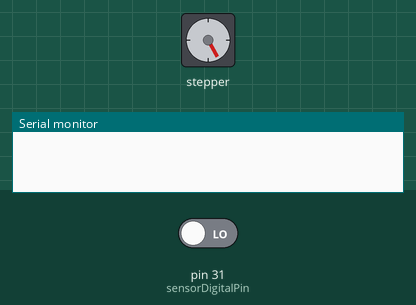
Simulated run of this sketch. Board: Arduino Mega 2560, built with avr-gcc and run on an emulated ATmega2560. On the bench: stepper motor, the last lines printed to the serial monitor. Wiring (inferred from the names in the program): stepper motor driver (200 steps per turn assumed): step pin 9; direction pin 10; enable pin 8. The inputs (shaded band) are chosen by the test bench; at power-on: pin 31 (sensorDigitalPin) LOW.

Above: at 1.2 s.
1.3 s: pin 31 (sensorDigitalPin) driven HIGH
At 2.9 s:
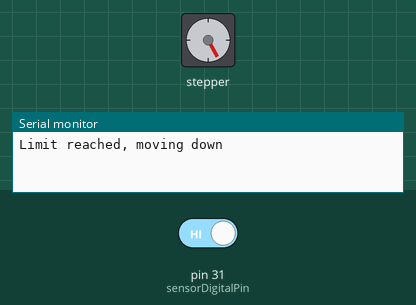
At 18.4 s:
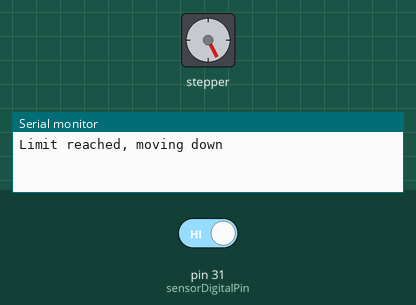
Timing chart, 0 to 65.8 s (numbered marks = the images above; inputs shaded):
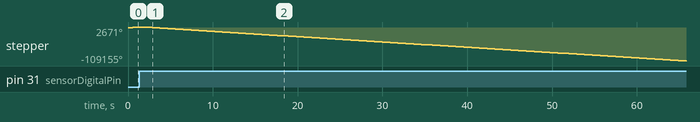

The sketch:

motorbeveglse_medsensor.ino
```cpp
const int dirPin = 10;          // Direction pin for the stepper motor
const int stepPin = 9;          // Step pin for the stepper motor
const int enPin = 8;            // Enable pin for the stepper motor
const int sensorDigitalPin = 31; // Digital pin for the sensor

void setup() {
    pinMode(stepPin, OUTPUT);
    pinMode(dirPin, OUTPUT);
    pinMode(enPin, OUTPUT);
    pinMode(sensorDigitalPin, INPUT);
    digitalWrite(enPin, LOW); // Enable the motor
    Serial.begin(9600);
}

void loop() {
    int sensorValue = digitalRead(sensorDigitalPin); // Read the sensor value
    digitalWrite(dirPin, HIGH); // Set direction to HIGH
    while (digitalRead(sensorDigitalPin) == LOW) { // While sensor is not triggered
        digitalWrite(stepPin, HIGH); // Step the motor
        delayMicroseconds(500);
        digitalWrite(stepPin, LOW);
        delayMicroseconds(500);
    }

    // If the sensor is triggered, stop the motor and prepare to move it down
    if (sensorValue == HIGH) {
        Serial.println("Limit reached, moving down");
        moveMotor(false, 16000); // Reverse direction and move down
    } else {
        moveMotor(true, 200); // Keep moving up
    }
    delay(400);
}

void moveMotor(bool directionUp, int steps) {
    digitalWrite(enPin, LOW); // Enable the motor
    digitalWrite(dirPin, directionUp ? HIGH : LOW); // Set direction

    // Perform steps
    int x = 0;
    while (x < steps) {
        digitalWrite(stepPin, HIGH);
        delayMicroseconds(500);
        digitalWrite(stepPin, LOW);
        delayMicroseconds(500);
        x++;
    }

    // Optionally, you can disable the motor after the move
    // digitalWrite(enPin, HIGH);
}
```
